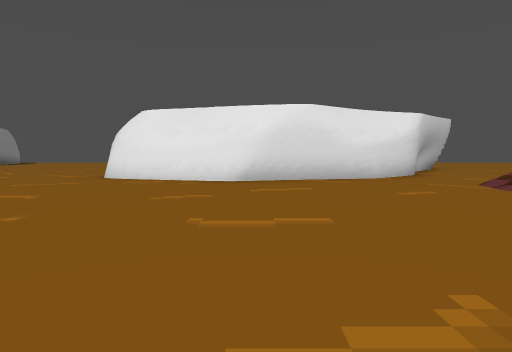
view 1 (above)

16 first-person views from a walk through a 3-D level made in the Godot game engine. The camera is 1.4 m above the floor, tilts 4° down and sees 75° across. The floor is counted in squares, 2 m on a side. Each view is taken from the middle of a square. On the plan, view 1 faces up. The plan holds only what a view shows up to about 10 squares ahead; the rest is blank. The place goes on beyond the plan.

view 2
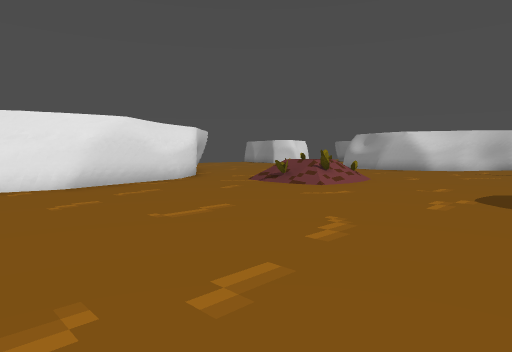

view 3
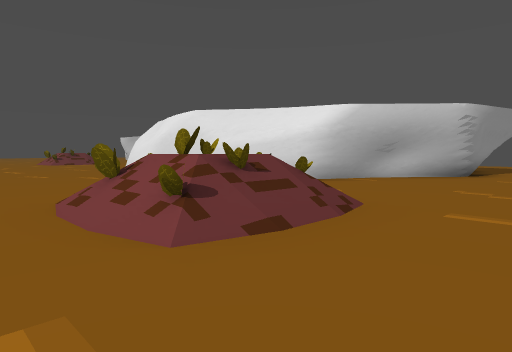

view 4
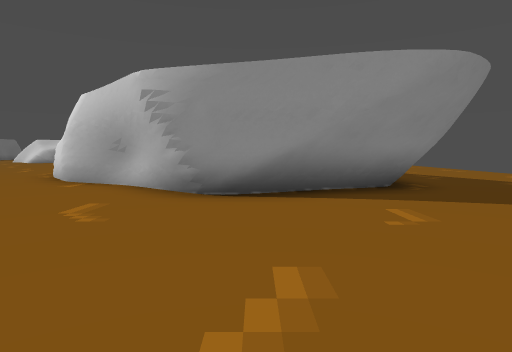

view 5
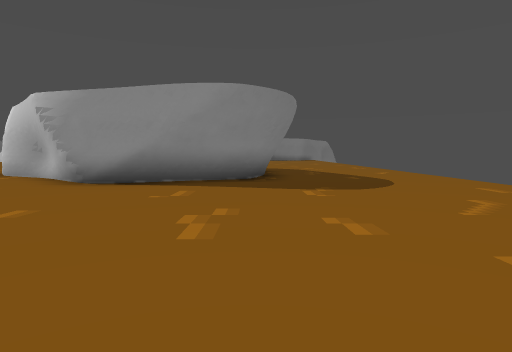

view 6
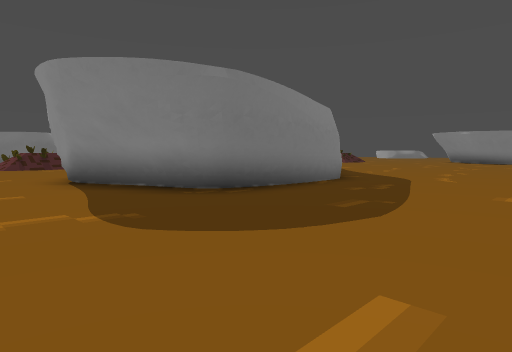

view 7
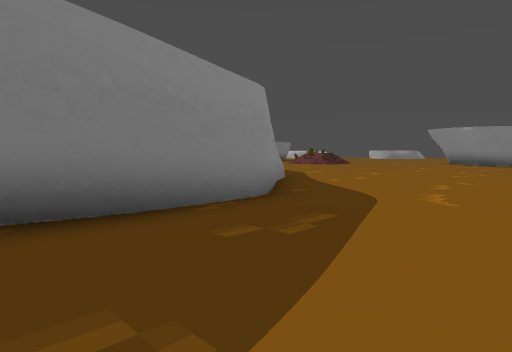

view 8
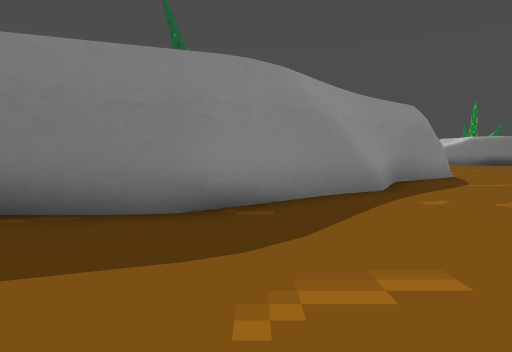

view 9
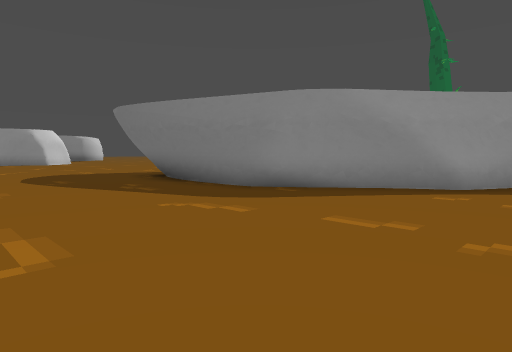

view 10
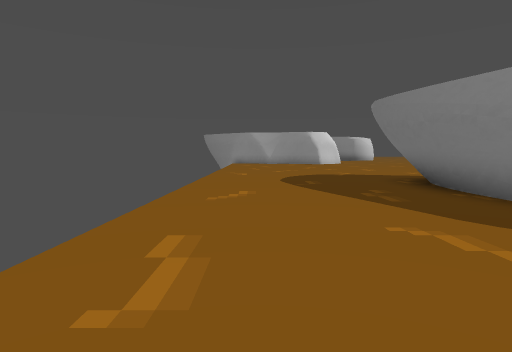

view 11
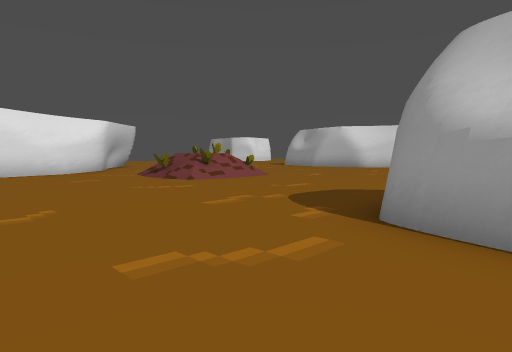

view 12
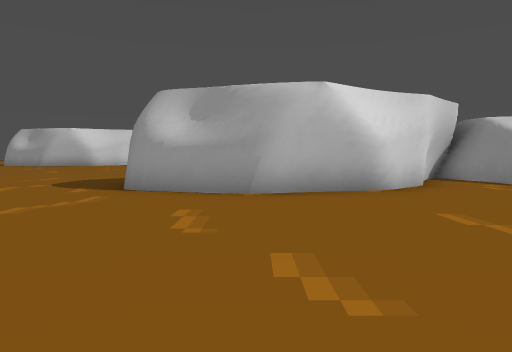

view 13
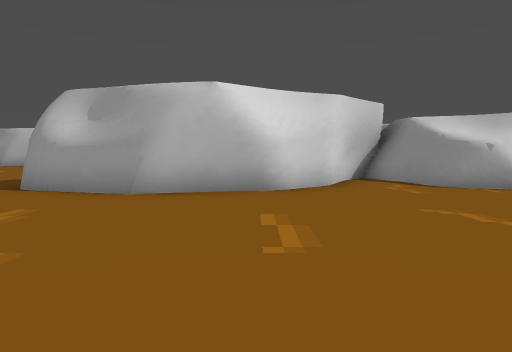

view 14
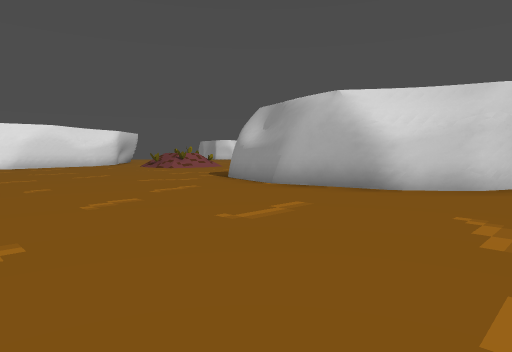

view 15
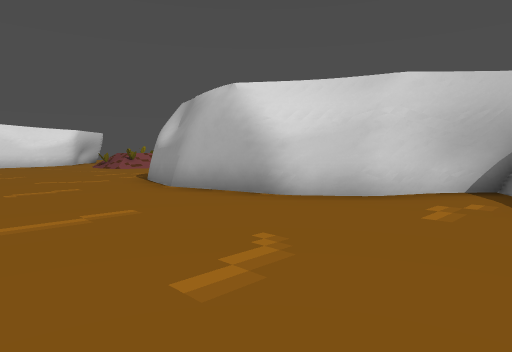

view 16
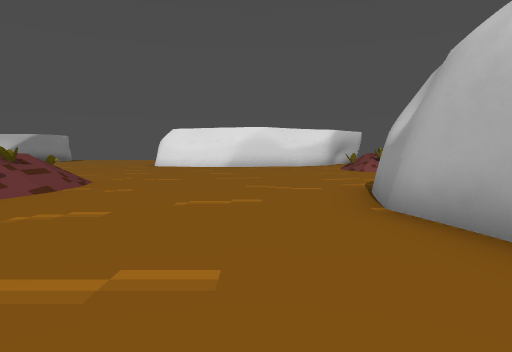

### Floor plan
Key: @ floor where view 1 was taken; # wall or solid block; . floor; / step, stairs or slope; = window, fence, low wall or low ledge; ^ raised ledge; v drop or lower ground.
Columns run from 3 left of view 1 to 15 right of it. Each row starts with its distance up from view 1.
 23 ..............
 22 ..............
 21 ................
 20 .................
 19 ..................
 18 .....######........
 17 ....#    .#.......
 16 ..##      ^......
 15 ..#       =......
 14 .#        #.....
 13 #        ##....
 12          #....
 11         #....
 10        #.....
  9 #######......
  8 .............
  7 ......../ //..
  6 ........=v//..
  5 ......../=//..
  4 .........//...
  3 ..............
  2 .............
  1 .............
  0 /..@........
 -1 /........
 -2 =.....##
 -3 /.....#
 -4 ......#
 -5 ......#
 -6 ......##
 -7 .......##
 -8 ........##
 -9 .........#
-10   .....###

Where each view was taken, in squares from view 1:
view 1: 0 up, 0 right, facing up
view 2: 1 down, 3 left, facing up-right
view 3: 3 up, 10 right, facing up-left
view 4: 15 up, 13 right, facing left
view 5: 18 up, 15 right, facing left
view 6: 23 up, 10 right, facing down-left
view 7: 22 up, 6 right, facing down-left
view 8: 22 up, 1 right, facing down
view 9: 23 up, 3 left, facing down-right
view 10: 22 up, 2 left, facing right
view 11: 3 down, 0 right, facing up-right
view 12: 4 down, 3 left, facing right
view 13: 6 down, 3 left, facing right
view 14: 9 down, 3 left, facing up-right
view 15: 10 down, 1 left, facing up-right
view 16: 8 down, 1 right, facing up
